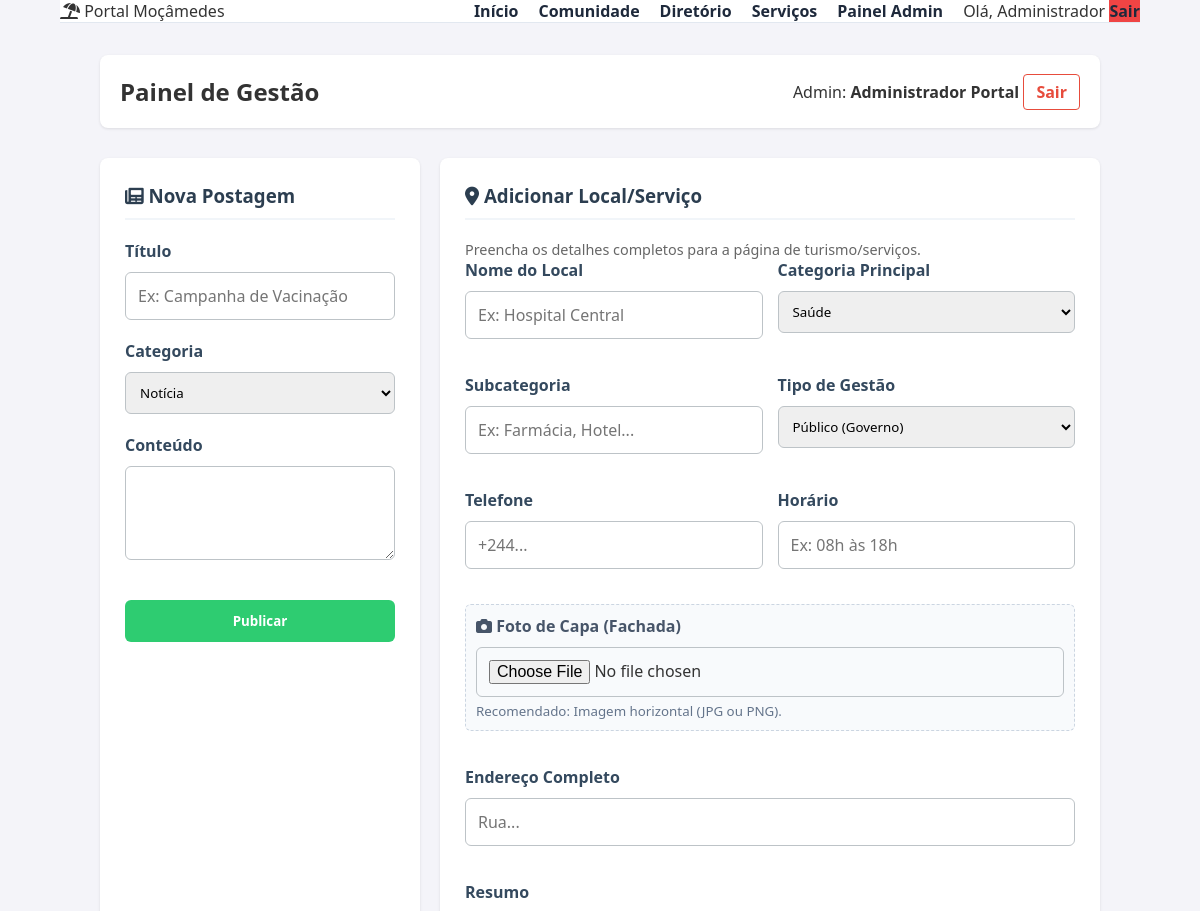
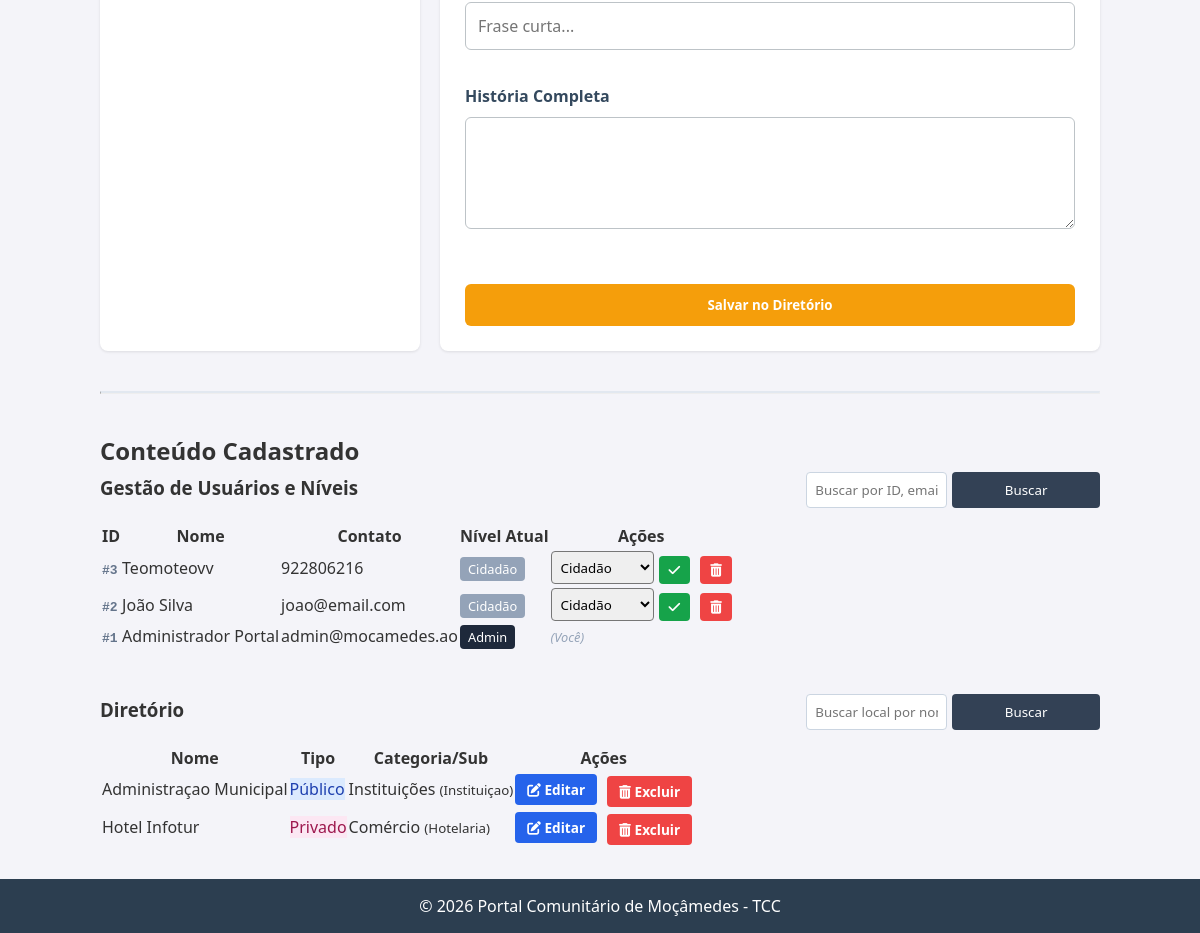
Page /admin (signed in) on the committed database (2 pictures, top to bottom).
### tables this page shows
CREATE TABLE usuarios (
    id INTEGER PRIMARY KEY AUTOINCREMENT,
    nome TEXT NOT NULL,
    email TEXT UNIQUE,    -- Não é mais NOT NULL (pode ser vazio)
    telefone TEXT UNIQUE, -- Novo campo de login
    senha TEXT NOT NULL,
    funcao TEXT DEFAULT 'cidadao',
    foto_perfil TEXT DEFAULT 'default_profile.png',
    bio TEXT,
    data_cadastro TIMESTAMP DEFAULT CURRENT_TIMESTAMP
);

CREATE TABLE diretorio (
    id INTEGER PRIMARY KEY AUTOINCREMENT,
    nome TEXT NOT NULL,
    categoria TEXT NOT NULL,    -- Ex: Saúde, Educação, Comércio
    subcategoria TEXT,          -- Ex: Farmácia, Hotel, Escola Primária
    tipo TEXT NOT NULL,         -- 'Publico' ou 'Privado'
    endereco TEXT,
    telefone TEXT,
    horario TEXT,               -- Ex: "08:00 - 18:00"
    descricao_curta TEXT,       -- Resumo para o card
    historia_completa TEXT,     -- Texto longo para a página de detalhes
    imagem_capa TEXT DEFAULT 'default_cover.jpg',
    media_avaliacao REAL DEFAULT 0, -- Média de estrelas (será calculado na Fase 3)
    autor_id INTEGER,           -- Quem cadastrou (geralmente admin)
    data_cadastro TIMESTAMP DEFAULT CURRENT_TIMESTAMP,
    FOREIGN KEY (autor_id) REFERENCES usuarios (id)
);

### app.py (the view, shortened to what this page needs)
@app.route('/admin', methods=['GET', 'POST'])
def admin():
    if 'user_id' not in session or session.get('user_funcao') not in ['admin', 'mod']:
        flash('Acesso negado. Área restrita.')
        return redirect(url_for('login'))
    conn = get_db_connection()
    busca_user = request.args.get('q_user', '').strip()
    if busca_user:
        sql_users = 'SELECT * FROM usuarios WHERE email LIKE ? OR telefone LIKE ? OR nome LIKE ? OR CAST(id AS TEXT) = ? ORDER BY nome'
        termo_user = f'%{busca_user}%'
        params_users = [termo_user, termo_user, termo_user, busca_user]
    else:
        sql_users = 'SELECT * FROM usuarios ORDER BY id DESC LIMIT 3'
        params_users = []
    usuarios = conn.execute(sql_users, params_users).fetchall()
    busca_dir = request.args.get('q_dir', '').strip()
    if busca_dir:
        sql_dir = 'SELECT * FROM diretorio WHERE nome LIKE ? ORDER BY nome'
        termo_dir = f'%{busca_dir}%'
        params_dir = [termo_dir]
    else:
        sql_dir = 'SELECT * FROM diretorio ORDER BY id DESC LIMIT 2'
        params_dir = []
    diretorio = conn.execute(sql_dir, params_dir).fetchall()
    postagens = conn.execute('SELECT * FROM postagens ORDER BY data_criacao DESC').fetchall()
    conn.close()
    return render_template('admin.html', usuario=session.get('user_nome', ''), usuarios=usuarios, postagens=postagens, itens_diretorio=diretorio, itens=diretorio)

### app.py (called while the page is built)
def get_db_connection():
    conn = sqlite3.connect('banco.db')
    conn.row_factory = sqlite3.Row
    return conn

### templates/admin.html (shortened to what this page needs)
{% extends "base.html" %}
{% block content %}
<div class="admin-container">
    <div class="admin-header">
        <h2>Painel de Gestão</h2>
        <div class="user-info">
            <span>Admin: <strong>{{ usuario }}</strong></span>
            <a href="/logout" class="btn-logout">Sair</a>
        </div>
    </div>
    <div class="admin-grid">
        <div class="admin-card">
            <h3><i class="fas fa-newspaper"></i> Nova Postagem</h3>
            <form method="POST" action="/admin">
                <div class="form-group">
                    <label>Título</label>
                    <input type="text" name="titulo" required placeholder="Ex: Campanha de Vacinação">
                </div>
                <div class="form-group">
                    <label>Categoria</label>
                    <select name="categoria" class="form-select">
                        <option value="Notícia">Notícia</option>
                    </select>
                </div>
                <div class="form-group">
                    <label>Conteúdo</label>
                    <textarea name="conteudo" rows="4" class="form-textarea" required></textarea>
                </div>
                <button type="submit" class="btn-submit">Publicar</button>
            </form>
        </div>
        <div class="admin-card" style="grid-column: span 2;">
            <h3><i class="fas fa-map-marker-alt"></i> Adicionar Local/Serviço</h3>
            <p style="color: #666; font-size: 0.9rem;">Preencha os detalhes completos para a página de turismo/serviços.</p>
            <form method="POST" action="/admin" enctype="multipart/form-data" class="form-grid">
                <div class="form-group">
                    <label>Nome do Local</label>
                    <input type="text" name="nome" required placeholder="Ex: Hospital Central">
                </div>
                <div class="form-group">
                    <label>Categoria Principal</label>
                    <select name="categoria" class="form-select">
                        <option value="Saúde">Saúde</option>
                    </select>
                </div>
                <div class="form-group">
                    <label>Subcategoria</label>
                    <input type="text" name="subcategoria" placeholder="Ex: Farmácia, Hotel...">
                </div>
                <div class="form-group">
                    <label>Tipo de Gestão</label>
                    <select name="tipo" class="form-select">
                        <option value="Publico">Público (Governo)</option>
                    </select>
                </div>
                <div class="form-group">
                    <label>Telefone</label>
                    <input type="text" name="telefone" placeholder="+244...">
                </div>
                <div class="form-group">
                    <label>Horário</label>
                    <input type="text" name="horario" placeholder="Ex: 08h às 18h">
                </div>
                <div class="form-group full-width" style="background: #f8fafc; padding: 10px; border: 1px dashed #cbd5e1; border-radius: 6px;">
                    <label style="color: #475569;"><i class="fas fa-camera"></i> Foto de Capa (Fachada)</label>
                    <input type="file" name="imagem" accept="image/*">
                    <small style="color: #64748b; display: block; margin-top: 5px;">Recomendado: Imagem horizontal (JPG ou PNG).</small>
                </div>
                <div class="form-group full-width">
                    <label>Endereço Completo</label>
                    <input type="text" name="endereco" placeholder="Rua...">
                </div>
                <div class="form-group full-width">
                    <label>Resumo</label>
                    <input type="text" name="descricao" maxlength="100" placeholder="Frase curta...">
                </div>
                <div class="form-group full-width">
                    <label>História Completa</label>
                    <textarea name="historia" rows="5" class="form-textarea"></textarea>
                </div>
                <button type="submit" class="btn-submit full-width" style="background-color: #f59e0b;">Salvar no Diretório</button>
            </form>
        </div>
    </div>
    <div class="management-section">
        <hr style="margin: 40px 0; border-top: 2px solid #e2e8f0;">
        <h2>Conteúdo Cadastrado</h2>
        {% if session.get('user_funcao') == 'admin' %}
        <div class="table-container" style="margin-bottom: 40px;">
            <div style="display: flex; justify-content: space-between; align-items: center; margin-bottom: 15px; flex-wrap: wrap; gap: 10px;">
                <h3 style="margin: 0;">Gestão de Usuários e Níveis</h3>
                <form action="/admin" method="GET" style="display: flex; gap: 5px;">
                    <input type="text" name="q_user" placeholder="Buscar por ID, email, nome..." value="{{ request.args.get('q_user', '') }}" style="padding: 8px; border: 1px solid #cbd5e1; border-radius: 4px;">
                    <button type="submit" style="background: #334155; color: white; border: none; padding: 8px 15px; border-radius: 4px; cursor: pointer;">Buscar</button>
                </form>
            </div>
            <table class="admin-table">
                <thead>
                    <tr>
                        <th>ID</th>
                        <th>Nome</th>
                        <th>Contato</th>
                        <th>Nível Atual</th>
                        <th>Ações</th>
                    </tr>
                </thead>
                <tbody>
                    {% for u in usuarios %}
                    <tr>
                        <tr>
                        <td><span style="color: #64748b; font-weight: bold; font-family: monospace;">#{{ u.id }}</span></td>
                        <td>{{ u.nome }}</td>
                        <td>{{ u.email or u.telefone }}</td>
                        <td>
                            {% if u.funcao == 'admin' %}
                                <span style="background: #1e293b; color: white; padding: 3px 8px; border-radius: 4px; font-size: 0.8rem;">Admin</span>
                            {% elif u.funcao == 'mod' %}
                                <span style="background: #2563eb; color: white; padding: 3px 8px; border-radius: 4px; font-size: 0.8rem;">Moderador</span>
                            {% else %}
                                <span style="background: #94a3b8; color: white; padding: 3px 8px; border-radius: 4px; font-size: 0.8rem;">Cidadão</span>
                            {% endif %}
                        </td>
                        <td>
                            {% if u.id != session['user_id'] %}
                            <div style="display: flex; gap: 10px; align-items: center;">
                                <form action="/admin/promover/{{ u.id }}" method="POST" style="margin: 0; display: flex; gap: 5px;">
                                    <select name="papel" style="padding: 5px; border-radius: 4px;">
                                        <option value="cidadao" {% if u.funcao == 'cidadao' %}selected{% endif %}>Cidadão</option>
                                    </select>
                                    <button type="submit" style="background: #16a34a; color: white; border: none; padding: 5px 10px; border-radius: 4px; cursor: pointer;" title="Salvar Nível"><i class="fas fa-check"></i></button>
                                </form>
                                <form action="/admin/deletar_usuario/{{ u.id }}" method="POST" style="margin: 0;">
                                    <button type="submit" style="background: #ef4444; color: white; border: none; padding: 5px 10px; border-radius: 4px; cursor: pointer;" onclick="return confirm('ATENÇÃO! Isso apagará o usuário e todas as publicações dele. Confirmar?');" title="Excluir Usuário">
                                        <i class="fas fa-trash-alt"></i>
                                    </button>
                                </form>
                            </div>
                            {% else %}
                                <em style="color: #94a3b8; font-size: 0.8rem;">(Você)</em>
                            {% endif %}
                        </td>
                    </tr>
                    {% else %}
                    <tr><td colspan="5" style="text-align: center; color: #64748b;">Nenhum usuário encontrado na busca.</td></tr>
                    {% endfor %}
                </tbody>
            </table>
        </div>
        {% endif %}
        <div class="table-container">
            <div style="display: flex; justify-content: space-between; align-items: center; margin-bottom: 15px; flex-wrap: wrap; gap: 10px;">
                <h3 style="margin: 0;">Diretório</h3>
                <form action="/admin" method="GET" style="display: flex; gap: 5px;">
                    <input type="text" name="q_dir" placeholder="Buscar local por nome..." value="{{ request.args.get('q_dir', '') }}" style="padding: 8px; border: 1px solid #cbd5e1; border-radius: 4px;">
                    <button type="submit" style="background: #334155; color: white; border: none; padding: 8px 15px; border-radius: 4px; cursor: pointer;">Buscar</button>
                </form>
            </div>
            <table class="admin-table">
                <thead>
                    <tr>
                        <th>Nome</th>
                        <th>Tipo</th>
                        <th>Categoria/Sub</th>
                        <th>Ações</th>
                    </tr>
                </thead>
                <tbody>
                    {% for item in itens_diretorio %}
                    <tr>
                        <td>{{ item.nome }}</td>
                        <td>
                            {% if item.tipo == 'Publico' %}
                                <span class="badge" style="background:#dbeafe; color:#1e40af;">Público</span>
                            {% else %}
                                <span class="badge" style="background:#fce7f3; color:#9d174d;">Privado</span>
                            {% endif %}
                        </td>
                        <td>{{ item.categoria }} <small>({{ item.subcategoria }})</small></td>
                        <td style="display: flex; gap: 10px; align-items: center;">
                            <a href="/admin/editar_diretorio/{{ item.id }}" style="background: #2563eb; color: white; padding: 6px 12px; border-radius: 4px; text-decoration: none; font-size: 0.85rem; font-weight: bold;">
                                <i class="fas fa-edit"></i> Editar
                            </a>
                            {% if session.get('user_funcao') == 'admin' %}
                            <form action="/admin/deletar_diretorio/{{ item.id }}" method="POST" style="margin: 0;">
                                <button type="submit" style="background: #ef4444; color: white; padding: 6px 12px; border: none; border-radius: 4px; cursor: pointer; font-size: 0.85rem; font-weight: bold;" onclick="return confirm('CUIDADO! Tem certeza que deseja apagar este local definitivamente?');">
                                    <i class="fas fa-trash-alt"></i> Excluir
                                </button>
                            </form>
                            {% endif %}
                        </td>
                    {% else %}
                    <tr>
                        <td colspan="5" style="text-align: center; color: #64748b; padding: 15px;">Nenhum local encontrado na busca.</td>
                    </tr>
                    {% endfor %}
                </tbody>
            </table>
        </div>
    </div>
</div>
{% endblock %}

### static/css/style.css (style rules this page uses)
* { margin: 0; padding: 0; box-sizing: border-box; font-family: 'Segoe UI', Tahoma, Geneva, Verdana, sans-serif; }
body { background-color: #f4f4f9; color: #333; display: flex; flex-direction: column; min-height: 100vh; }
.form-group { margin-bottom: 15px; }
input, button { padding: 10px; width: 100%; margin-top: 5px; }
.form-group { margin-bottom: 20px; text-align: left; }
.form-group label { display: block; margin-bottom: 5px; font-weight: bold; color: #34495e; }
.form-group input { width: 100%; padding: 12px; border: 1px solid #bdc3c7; border-radius: 6px; font-size: 1rem; }
.admin-container { max-width: 1000px; margin: 0 auto; }
.admin-header { display: flex; justify-content: space-between; align-items: center; margin-bottom: 30px; background: white; padding: 20px; border-radius: 8px; box-shadow: 0 1px 3px rgba(0,0,0,0.1); }
.btn-logout { color: #e74c3c; text-decoration: none; font-weight: bold; border: 1px solid #e74c3c; padding: 6px 12px; border-radius: 4px; transition: all 0.3s; }
.admin-grid { display: grid; grid-template-columns: repeat(auto-fit, minmax(300px, 1fr)); gap: 20px; }
.admin-card { background: white; padding: 25px; border-radius: 8px; box-shadow: 0 1px 3px rgba(0,0,0,0.1); }
.admin-card h3 { border-bottom: 2px solid #f1f5f9; padding-bottom: 10px; margin-bottom: 20px; color: #2c3e50; }
.form-select, .form-textarea { width: 100%; padding: 10px; border: 1px solid #bdc3c7; border-radius: 6px; margin-top: 5px; font-family: inherit; }
.btn-submit { background-color: #2ecc71; color: white; border: none; padding: 12px 20px; border-radius: 6px; cursor: pointer; font-weight: bold; width: 100%; margin-top: 15px; transition: background 0.3s; }

### templates/admin.html (style rules this page uses)
.form-grid { display: grid; grid-template-columns: 1fr 1fr; gap: 15px; }
.full-width { grid-column: span 2; }

### rows in the picture
usuarios: nome "Administrador Portal", id "1", email "admin@mocamedes.ao", funcao "Admin", shows "(Você)"
usuarios: id "3", nome "Teomoteovv", email+telefone "922806216", shows "Cidadão", papel "Cidadão"
usuarios: id "2", nome "João Silva", email "joao@email.com", shows "Cidadão", papel "Cidadão"
diretorio: nome "Administraçao Municipal", tipo "Público", categoria "Instituições", subcategoria "Instituiçao"
diretorio: nome "Hotel Infotur", tipo "Privado", categoria "Comércio", subcategoria "Hotelaria"

### other values in the picture
{{ session.get('user_nome').split()[0] }} "Administrador"
